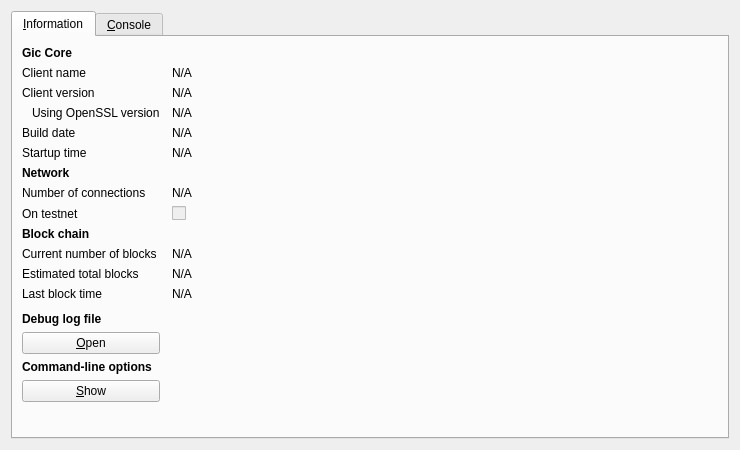
<?xml version="1.0" encoding="UTF-8"?>
<ui version="4.0">
 <class>RPCConsole</class>
 <widget class="QDialog" name="RPCConsole">
  <property name="geometry">
   <rect>
    <x>0</x>
    <y>0</y>
    <width>740</width>
    <height>450</height>
   </rect>
  </property>
  <property name="windowTitle">
   <string>Gic - Debug window</string>
  </property>
  <layout class="QVBoxLayout" name="verticalLayout_2">
   <item>
    <widget class="QTabWidget" name="tabWidget">
     <property name="currentIndex">
      <number>0</number>
     </property>
     <widget class="QWidget" name="tab_info">
      <attribute name="title">
       <string>&amp;Information</string>
      </attribute>
      <layout class="QGridLayout" name="gridLayout" columnstretch="0,1">
       <property name="horizontalSpacing">
        <number>12</number>
       </property>
       <item row="0" column="0">
        <widget class="QLabel" name="label_9">
         <property name="font">
          <font>
           <weight>75</weight>
           <bold>true</bold>
          </font>
         </property>
         <property name="text">
          <string>Gic Core</string>
         </property>
        </widget>
       </item>
       <item row="1" column="0">
        <widget class="QLabel" name="label_5">
         <property name="text">
          <string>Client name</string>
         </property>
        </widget>
       </item>
       <item row="1" column="1">
        <widget class="QLabel" name="clientName">
         <property name="cursor">
          <cursorShape>IBeamCursor</cursorShape>
         </property>
         <property name="text">
          <string>N/A</string>
         </property>
         <property name="textFormat">
          <enum>Qt::PlainText</enum>
         </property>
         <property name="textInteractionFlags">
          <set>Qt::LinksAccessibleByMouse|Qt::TextSelectableByKeyboard|Qt::TextSelectableByMouse</set>
         </property>
        </widget>
       </item>
       <item row="2" column="0">
        <widget class="QLabel" name="label_6">
         <property name="text">
          <string>Client version</string>
         </property>
        </widget>
       </item>
       <item row="2" column="1">
        <widget class="QLabel" name="clientVersion">
         <property name="cursor">
          <cursorShape>IBeamCursor</cursorShape>
         </property>
         <property name="text">
          <string>N/A</string>
         </property>
         <property name="textFormat">
          <enum>Qt::PlainText</enum>
         </property>
         <property name="textInteractionFlags">
          <set>Qt::LinksAccessibleByMouse|Qt::TextSelectableByKeyboard|Qt::TextSelectableByMouse</set>
         </property>
        </widget>
       </item>
       <item row="3" column="0">
        <widget class="QLabel" name="label_14">
         <property name="text">
          <string>Using OpenSSL version</string>
         </property>
         <property name="indent">
          <number>10</number>
         </property>
        </widget>
       </item>
       <item row="3" column="1">
        <widget class="QLabel" name="openSSLVersion">
         <property name="cursor">
          <cursorShape>IBeamCursor</cursorShape>
         </property>
         <property name="text">
          <string>N/A</string>
         </property>
         <property name="textFormat">
          <enum>Qt::PlainText</enum>
         </property>
         <property name="textInteractionFlags">
          <set>Qt::LinksAccessibleByMouse|Qt::TextSelectableByKeyboard|Qt::TextSelectableByMouse</set>
         </property>
        </widget>
       </item>
       <item row="4" column="0">
        <widget class="QLabel" name="label_12">
         <property name="text">
          <string>Build date</string>
         </property>
        </widget>
       </item>
       <item row="4" column="1">
        <widget class="QLabel" name="buildDate">
         <property name="cursor">
          <cursorShape>IBeamCursor</cursorShape>
         </property>
         <property name="text">
          <string>N/A</string>
         </property>
         <property name="textFormat">
          <enum>Qt::PlainText</enum>
         </property>
         <property name="textInteractionFlags">
          <set>Qt::LinksAccessibleByMouse|Qt::TextSelectableByKeyboard|Qt::TextSelectableByMouse</set>
         </property>
        </widget>
       </item>
       <item row="5" column="0">
        <widget class="QLabel" name="label_13">
         <property name="text">
          <string>Startup time</string>
         </property>
        </widget>
       </item>
       <item row="5" column="1">
        <widget class="QLabel" name="startupTime">
         <property name="cursor">
          <cursorShape>IBeamCursor</cursorShape>
         </property>
         <property name="text">
          <string>N/A</string>
         </property>
         <property name="textFormat">
          <enum>Qt::PlainText</enum>
         </property>
         <property name="textInteractionFlags">
          <set>Qt::LinksAccessibleByMouse|Qt::TextSelectableByKeyboard|Qt::TextSelectableByMouse</set>
         </property>
        </widget>
       </item>
       <item row="6" column="0">
        <widget class="QLabel" name="label_11">
         <property name="font">
          <font>
           <weight>75</weight>
           <bold>true</bold>
          </font>
         </property>
         <property name="text">
          <string>Network</string>
         </property>
        </widget>
       </item>
       <item row="7" column="0">
        <widget class="QLabel" name="label_7">
         <property name="text">
          <string>Number of connections</string>
         </property>
        </widget>
       </item>
       <item row="7" column="1">
        <widget class="QLabel" name="numberOfConnections">
         <property name="cursor">
          <cursorShape>IBeamCursor</cursorShape>
         </property>
         <property name="text">
          <string>N/A</string>
         </property>
         <property name="textFormat">
          <enum>Qt::PlainText</enum>
         </property>
         <property name="textInteractionFlags">
          <set>Qt::LinksAccessibleByMouse|Qt::TextSelectableByKeyboard|Qt::TextSelectableByMouse</set>
         </property>
        </widget>
       </item>
       <item row="8" column="0">
        <widget class="QLabel" name="label_8">
         <property name="text">
          <string>On testnet</string>
         </property>
        </widget>
       </item>
       <item row="8" column="1">
        <widget class="QCheckBox" name="isTestNet">
         <property name="enabled">
          <bool>false</bool>
         </property>
         <property name="text">
          <string/>
         </property>
        </widget>
       </item>
       <item row="9" column="0">
        <widget class="QLabel" name="label_10">
         <property name="font">
          <font>
           <weight>75</weight>
           <bold>true</bold>
          </font>
         </property>
         <property name="text">
          <string>Block chain</string>
         </property>
        </widget>
       </item>
       <item row="10" column="0">
        <widget class="QLabel" name="label_3">
         <property name="text">
          <string>Current number of blocks</string>
         </property>
        </widget>
       </item>
       <item row="10" column="1">
        <widget class="QLabel" name="numberOfBlocks">
         <property name="cursor">
          <cursorShape>IBeamCursor</cursorShape>
         </property>
         <property name="text">
          <string>N/A</string>
         </property>
         <property name="textFormat">
          <enum>Qt::PlainText</enum>
         </property>
         <property name="textInteractionFlags">
          <set>Qt::LinksAccessibleByMouse|Qt::TextSelectableByKeyboard|Qt::TextSelectableByMouse</set>
         </property>
        </widget>
       </item>
       <item row="11" column="0">
        <widget class="QLabel" name="label_4">
         <property name="text">
          <string>Estimated total blocks</string>
         </property>
        </widget>
       </item>
       <item row="11" column="1">
        <widget class="QLabel" name="totalBlocks">
         <property name="cursor">
          <cursorShape>IBeamCursor</cursorShape>
         </property>
         <property name="text">
          <string>N/A</string>
         </property>
         <property name="textFormat">
          <enum>Qt::PlainText</enum>
         </property>
         <property name="textInteractionFlags">
          <set>Qt::LinksAccessibleByMouse|Qt::TextSelectableByKeyboard|Qt::TextSelectableByMouse</set>
         </property>
        </widget>
       </item>
       <item row="12" column="0">
        <widget class="QLabel" name="label_2">
         <property name="text">
          <string>Last block time</string>
         </property>
        </widget>
       </item>
       <item row="12" column="1">
        <widget class="QLabel" name="lastBlockTime">
         <property name="cursor">
          <cursorShape>IBeamCursor</cursorShape>
         </property>
         <property name="text">
          <string>N/A</string>
         </property>
         <property name="textFormat">
          <enum>Qt::PlainText</enum>
         </property>
         <property name="textInteractionFlags">
          <set>Qt::LinksAccessibleByMouse|Qt::TextSelectableByKeyboard|Qt::TextSelectableByMouse</set>
         </property>
        </widget>
       </item>
       <item row="13" column="0">
        <spacer name="verticalSpacer_2">
         <property name="orientation">
          <enum>Qt::Vertical</enum>
         </property>
         <property name="sizeHint" stdset="0">
          <size>
           <width>20</width>
           <height>20</height>
          </size>
         </property>
        </spacer>
       </item>
       <item row="14" column="0">
        <widget class="QLabel" name="labelDebugLogfile">
         <property name="font">
          <font>
           <weight>75</weight>
           <bold>true</bold>
          </font>
         </property>
         <property name="text">
          <string>Debug log file</string>
         </property>
        </widget>
       </item>
       <item row="15" column="0">
        <widget class="QPushButton" name="openDebugLogfileButton">
         <property name="toolTip">
          <string>Open the Gic debug log file from the current data directory. This can take a few seconds for large log files.</string>
         </property>
         <property name="text">
          <string>&amp;Open</string>
         </property>
         <property name="autoDefault">
          <bool>false</bool>
         </property>
        </widget>
       </item>
       <item row="16" column="0">
        <widget class="QLabel" name="labelCLOptions">
         <property name="font">
          <font>
           <weight>75</weight>
           <bold>true</bold>
          </font>
         </property>
         <property name="text">
          <string>Command-line options</string>
         </property>
        </widget>
       </item>
       <item row="17" column="0">
        <widget class="QPushButton" name="showCLOptionsButton">
         <property name="toolTip">
          <string>Show the Gic-Qt help message to get a list with possible Gic command-line options.</string>
         </property>
         <property name="text">
          <string>&amp;Show</string>
         </property>
         <property name="autoDefault">
          <bool>false</bool>
         </property>
        </widget>
       </item>
       <item row="18" column="0">
        <spacer name="verticalSpacer">
         <property name="orientation">
          <enum>Qt::Vertical</enum>
         </property>
         <property name="sizeHint" stdset="0">
          <size>
           <width>20</width>
           <height>40</height>
          </size>
         </property>
        </spacer>
       </item>
      </layout>
     </widget>
     <widget class="QWidget" name="tab_console">
      <attribute name="title">
       <string>&amp;Console</string>
      </attribute>
      <layout class="QVBoxLayout" name="verticalLayout_3">
       <property name="spacing">
        <number>3</number>
       </property>
       <item>
        <widget class="QTextEdit" name="messagesWidget">
         <property name="minimumSize">
          <size>
           <width>0</width>
           <height>100</height>
          </size>
         </property>
         <property name="readOnly">
          <bool>true</bool>
         </property>
         <property name="tabKeyNavigation" stdset="0">
          <bool>false</bool>
         </property>
         <property name="columnCount" stdset="0">
          <number>2</number>
         </property>
        </widget>
       </item>
       <item>
        <layout class="QHBoxLayout" name="horizontalLayout">
         <property name="spacing">
          <number>3</number>
         </property>
         <item>
          <widget class="QLabel" name="label">
           <property name="text">
            <string notr="true">&gt;</string>
           </property>
          </widget>
         </item>
         <item>
          <widget class="QLineEdit" name="lineEdit"/>
         </item>
         <item>
          <widget class="QPushButton" name="clearButton">
           <property name="maximumSize">
            <size>
             <width>24</width>
             <height>24</height>
            </size>
           </property>
           <property name="toolTip">
            <string>Clear console</string>
           </property>
           <property name="text">
            <string/>
           </property>
           <property name="icon">
            <iconset resource="../bitcoin.qrc">
             <normaloff>:/icons/remove</normaloff>:/icons/remove</iconset>
           </property>
           <property name="shortcut">
            <string notr="true">Ctrl+L</string>
           </property>
           <property name="autoDefault">
            <bool>false</bool>
           </property>
          </widget>
         </item>
        </layout>
       </item>
      </layout>
     </widget>
    </widget>
   </item>
  </layout>
 </widget>
 <resources>
  <include location="../bitcoin.qrc"/>
 </resources>
 <connections/>
</ui>
